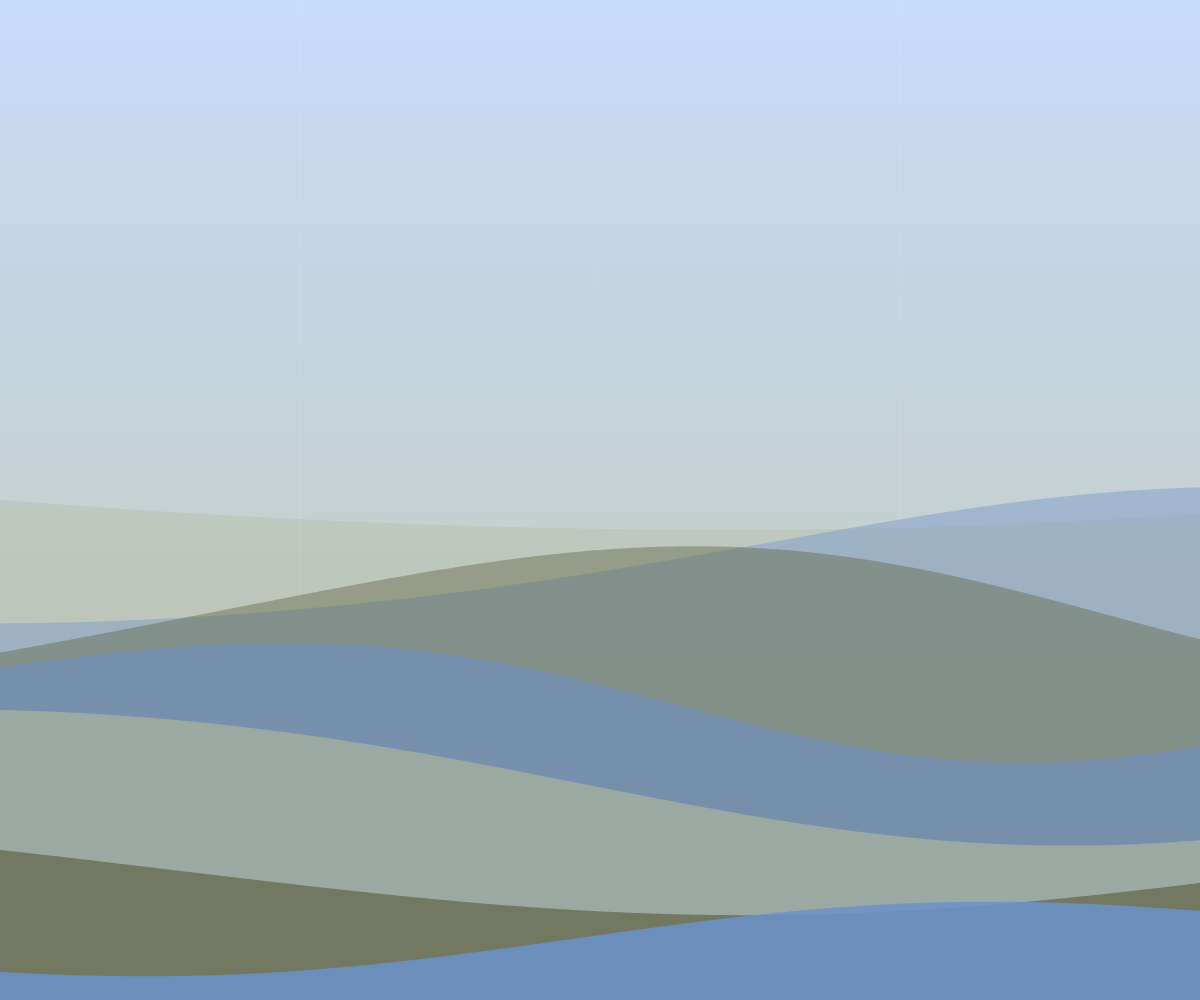
Frame 1 (no input)
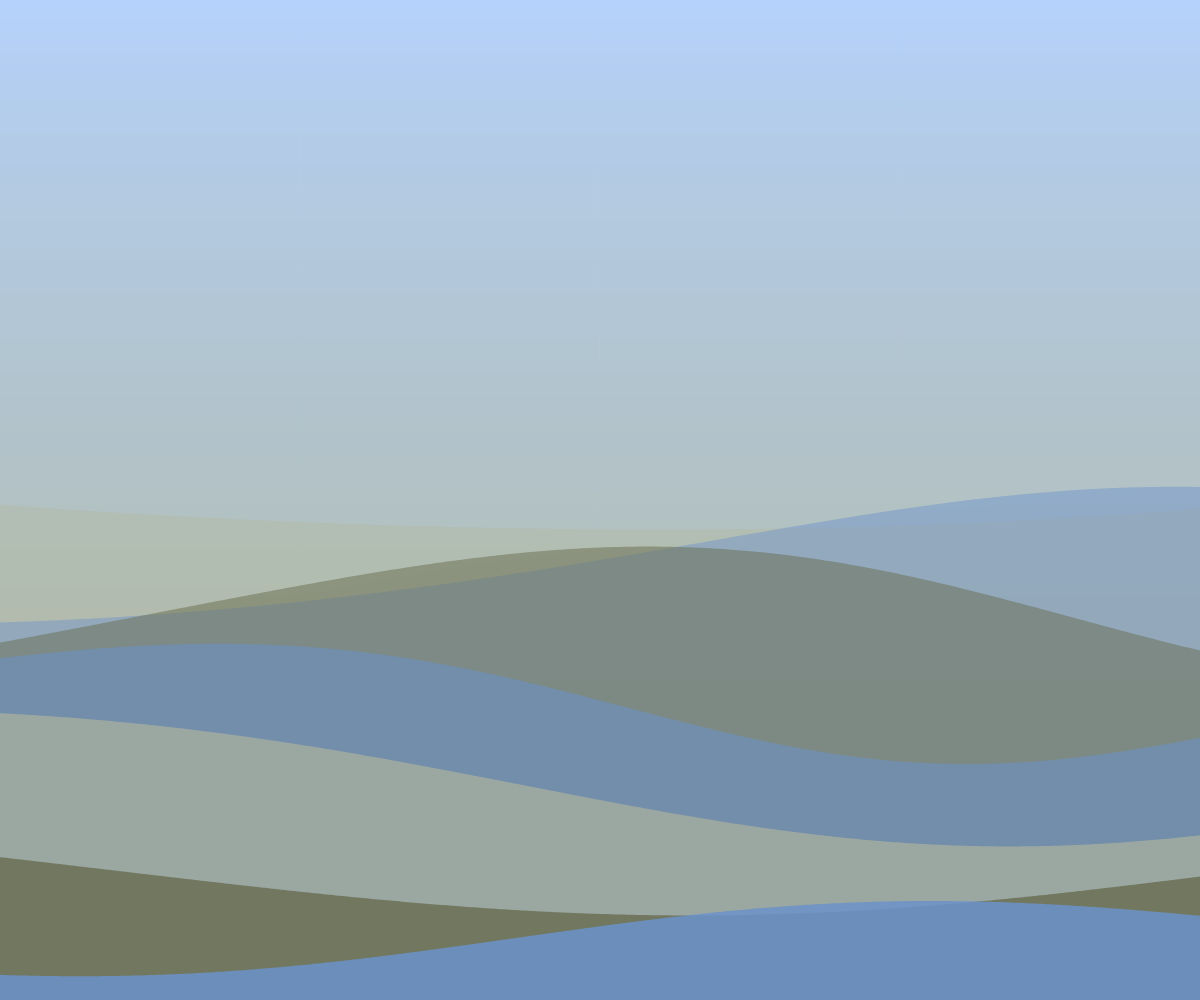
Frame 60 (no input)
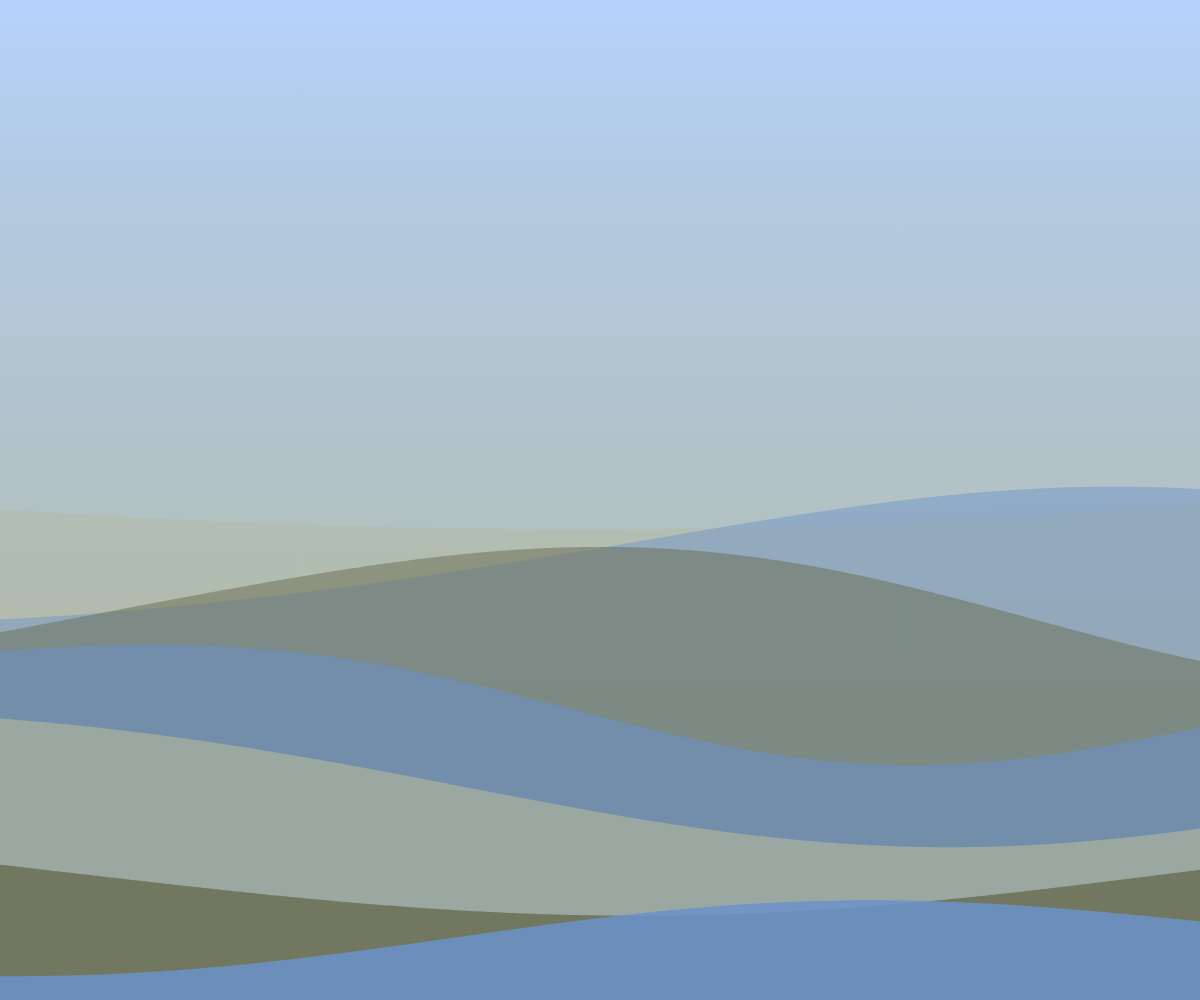
Frame 120 (the mouse pressed at the canvas centre since frame 60)

The p5.js sketch that drew these frames (run headless with seeded random() and noise() and a simulated clock; from frame 60 on, the mouse is pressed at the canvas centre):

// p5.js sketch
// ── sketch.js
// ── Palette ──────────────────────────────────────────────
const PALE_BLUE = '#B5D3FF';
const MID_BLUE  = '#6C92CB';
const SAGE      = '#B1B69D';
const OLIVE     = '#64694B';

let time = 0;
let orbs  = [];
let bgGfx; // off-screen gradient (redrawn only on resize)

// ── Setup ────────────────────────────────────────────────
function setup() {
  let canvas = createCanvas(windowWidth, windowHeight);
  canvas.style('position', 'fixed');
  canvas.style('top', '0');
  canvas.style('left', '0');
  canvas.style('z-index', '0');

  buildBackground();
}

// Pre-render the static gradient background
function buildBackground() {
  bgGfx = createGraphics(width, height);
  bgGfx.noStroke();
  for (let y = 0; y <= height; y++) {
    let pct = y / height;
    let c = lerpColor(color(PALE_BLUE), color(SAGE), pow(pct, 0.75));
    bgGfx.stroke(c);
    bgGfx.line(0, y, width, y);
  }
}

// ── Draw loop ────────────────────────────────────────────
function draw() {
  // 1. Gradient sky
  image(bgGfx, 0, 0);

  // 2. Wave layers – back → front
  //    wave(baseY, amplitude, freq, alpha, color, phase)
  drawWave(height * 0.48, 40, 0.0022, 0.32, SAGE,     time * 0.30 + 0.0);
  drawWave(height * 0.56, 52, 0.0030, 0.40, MID_BLUE, time * 0.46 + 1.3);
  drawWave(height * 0.63, 60, 0.0034, 0.45, OLIVE,    time * 0.38 + 2.7);
  drawWave(height * 0.71, 50, 0.0040, 0.55, MID_BLUE, time * 0.58 + 3.9);
  drawWave(height * 0.78, 56, 0.0028, 0.65, SAGE,     time * 0.44 + 5.1);
  drawWave(height * 0.86, 44, 0.0024, 0.75, OLIVE,    time * 0.34 + 6.4);
  drawWave(height * 0.93, 36, 0.0032, 0.85, MID_BLUE, time * 0.52 + 7.8);


  time += 0.007;
}

// ── Wave helper ──────────────────────────────────────────
function drawWave(baseY, amp, freq, alpha, col, phase) {
  let c = color(col);
  c.setAlpha(alpha * 255);
  fill(c);
  noStroke();

  beginShape();
  vertex(-2, height + 2);

  for (let x = 0; x <= width + 2; x += 3) {
    let y = baseY
      + sin(x * freq         + phase)              * amp
      + sin(x * freq * 0.52  + phase * 0.73 + 1.1) * amp * 0.42
      + sin(x * freq * 1.75  + phase * 1.28 + 2.3) * amp * 0.16;
    vertex(x, y);
  }

  vertex(width + 2, height + 2);
  endShape(CLOSE);
}

// ── Resize ───────────────────────────────────────────────
function windowResized() {
  resizeCanvas(windowWidth, windowHeight);
  buildBackground();
}
